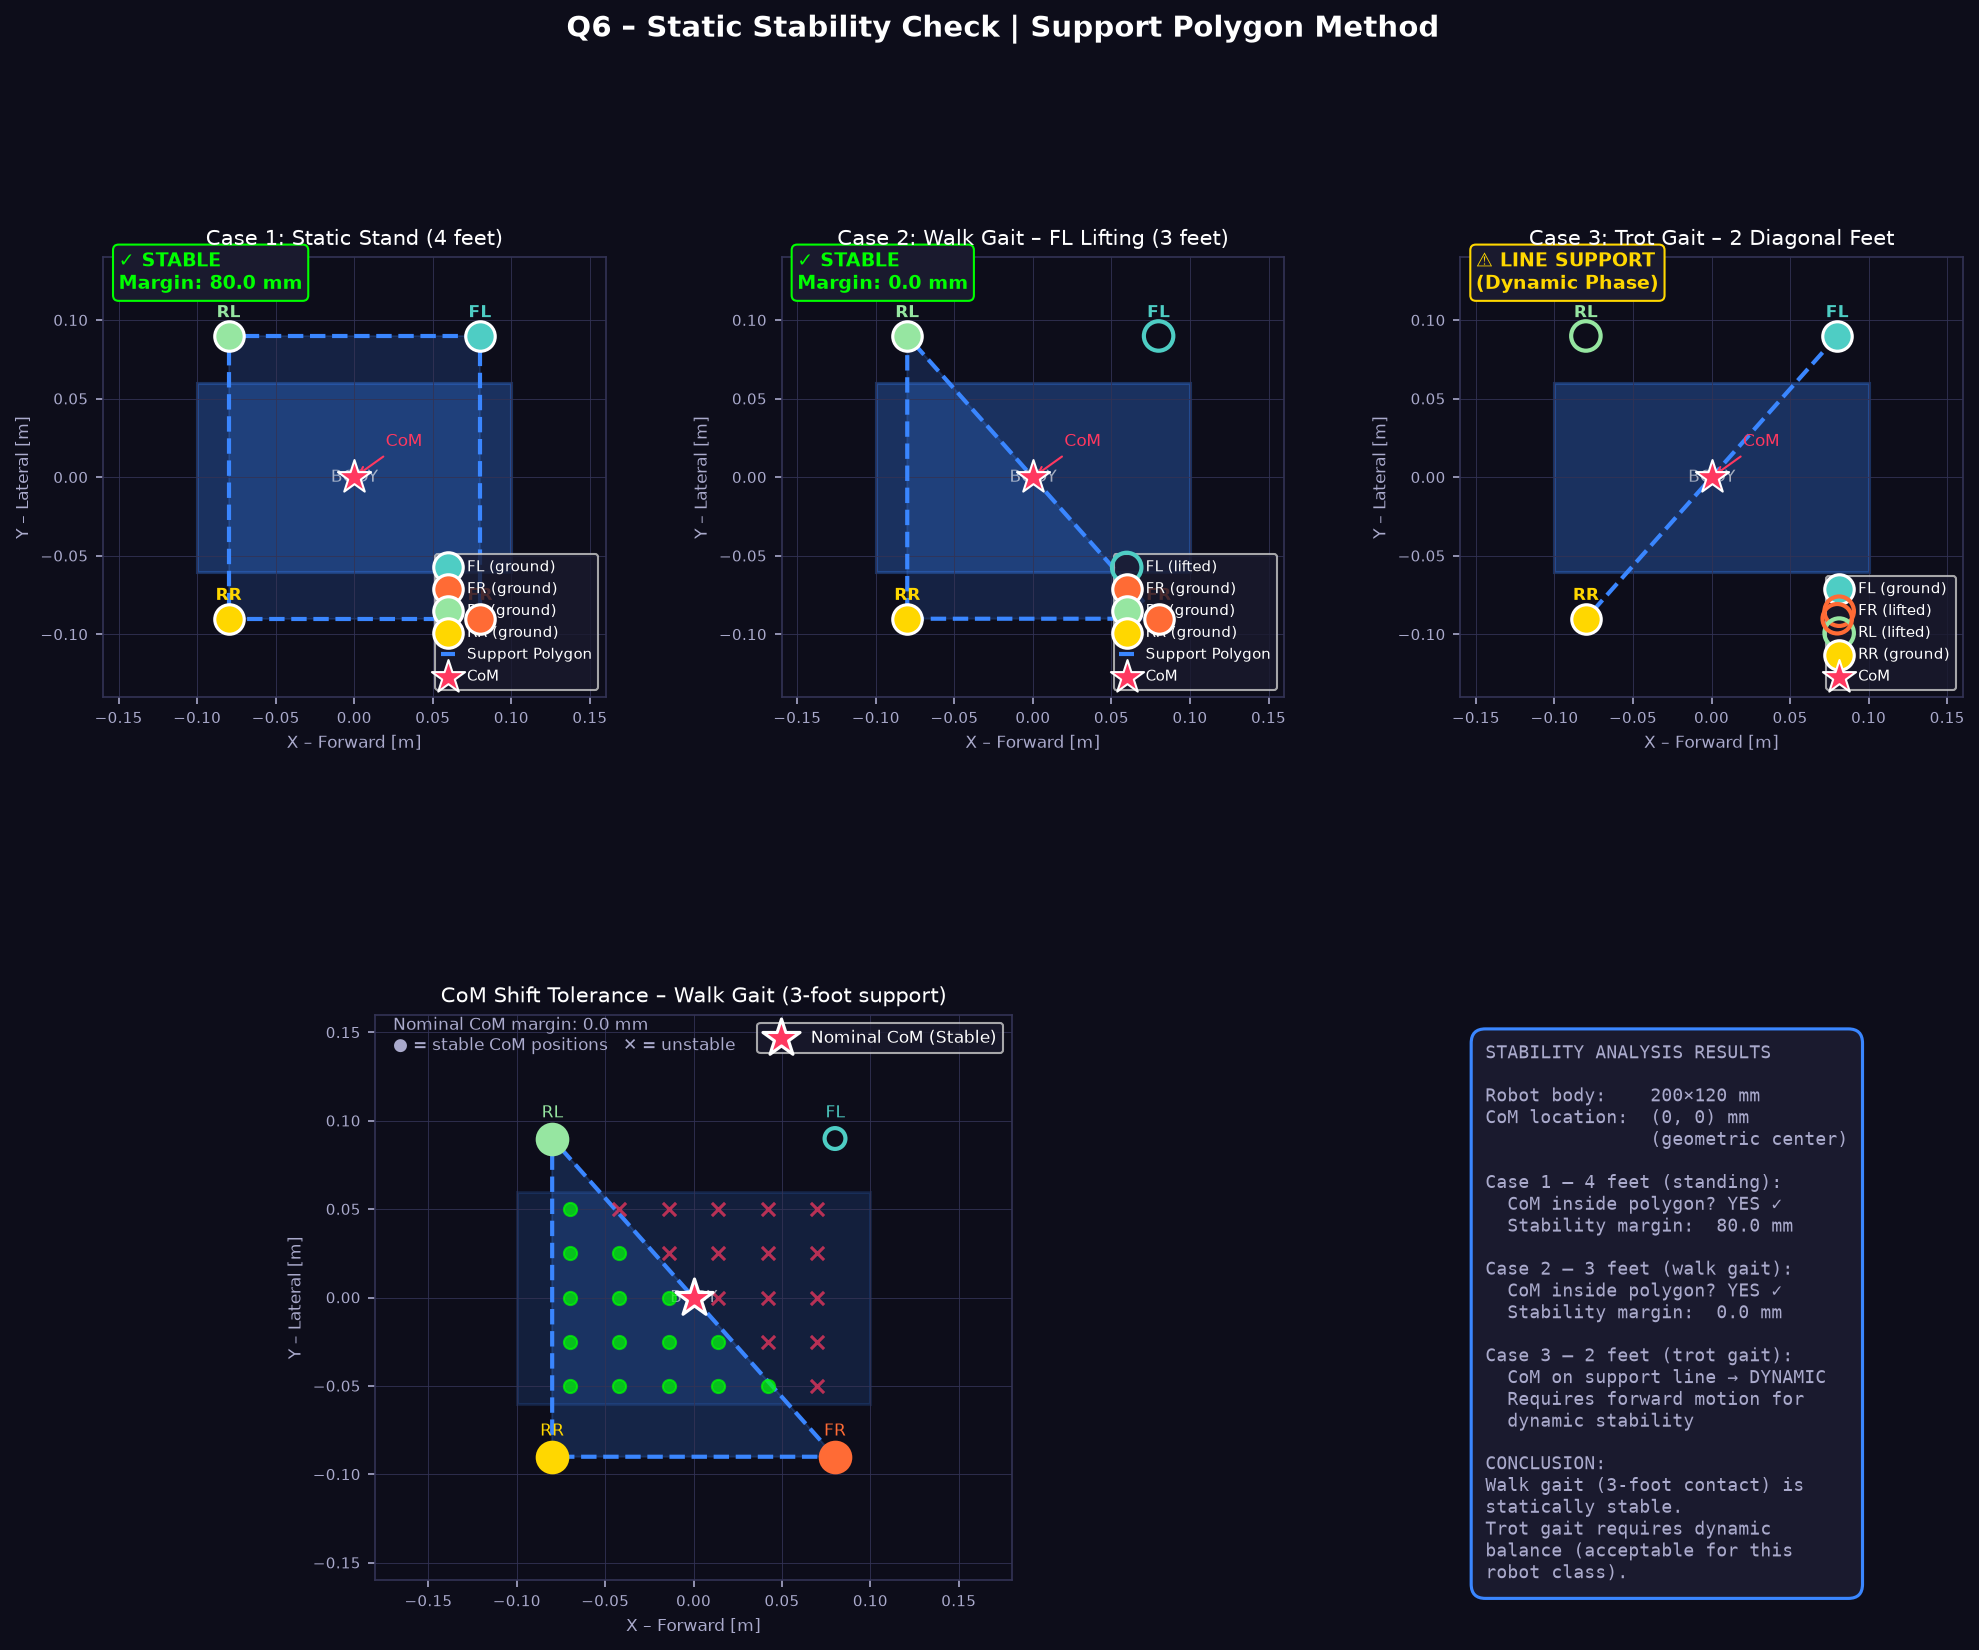

The Python source for this figure:
"""
Q6 – Stability Check
Static stability analysis using support polygon method.
Author: Dhruv Khanna
"""

import numpy as np
import matplotlib
matplotlib.use('Agg')
import matplotlib.pyplot as plt
from matplotlib.gridspec import GridSpec
from matplotlib.patches import Polygon as MplPolygon, FancyArrowPatch
from matplotlib.collections import PatchCollection
import os

OUT_DIR = os.path.dirname(os.path.abspath(__file__))

# ─── Robot Geometry ───────────────────────────────────────────────────────────
BODY_L   = 200e-3   # m  (body length)
BODY_W   = 120e-3   # m  (body width)
THIGH    =  80e-3   # m
SHIN     =  70e-3   # m

# Foot positions on ground (hip outreach + stance geometry)
# Neutral standing: hip angle=0, knee angle=-80°
# foot_x relative to hip = 0 (hip=0) + SHIN*sin(0-80°) ≈ -0.069 m
# But we define foot positions in the body frame (XY plane = ground)
HIP_INSET_X = 20e-3   # hip is 20 mm inward from body end
HIP_SIDE_Y  = 60e-3   # hip is at body edge (half body width)
FOOT_REACH_X = 0.0    # fore-aft reach of foot relative to hip on ground
FOOT_REACH_Y = 30e-3  # lateral reach outward

# Foot X,Y positions in body frame [m]  (Z is ground)
FOOT_POSITIONS_NOMINAL = {
    'FL': np.array([ BODY_L/2 - HIP_INSET_X + FOOT_REACH_X,  HIP_SIDE_Y + FOOT_REACH_Y]),
    'FR': np.array([ BODY_L/2 - HIP_INSET_X + FOOT_REACH_X, -HIP_SIDE_Y - FOOT_REACH_Y]),
    'RL': np.array([-BODY_L/2 + HIP_INSET_X - FOOT_REACH_X,  HIP_SIDE_Y + FOOT_REACH_Y]),
    'RR': np.array([-BODY_L/2 + HIP_INSET_X - FOOT_REACH_X, -HIP_SIDE_Y - FOOT_REACH_Y]),
}

# CoM: geometric center of body (assumed uniform mass distribution)
COM = np.array([0.0, 0.0])

# ─── Support polygon helpers ──────────────────────────────────────────────────
def support_polygon(feet_dict):
    """Return ordered vertices of convex hull of grounded feet."""
    from scipy.spatial import ConvexHull
    pts = np.array(list(feet_dict.values()))
    if len(pts) < 3:
        return pts  # degenerate
    hull = ConvexHull(pts)
    return pts[hull.vertices]

def point_in_polygon(point, polygon):
    """Ray-casting test for point inside convex polygon."""
    from matplotlib.path import Path
    path = Path(np.vstack([polygon, polygon[0]]))
    return path.contains_point(point)

def margin_to_edge(com, polygon):
    """Minimum distance from CoM to any edge of the support polygon."""
    min_dist = np.inf
    n = len(polygon)
    for i in range(n):
        A = polygon[i]
        B = polygon[(i+1) % n]
        AB = B - A
        AP = com - A
        t = np.dot(AP, AB) / np.dot(AB, AB)
        t = np.clip(t, 0, 1)
        proj = A + t * AB
        dist = np.linalg.norm(com - proj)
        min_dist = min(min_dist, dist)
    return min_dist


# ════════════════════════════════════════════════════════════════════════════
# Build figure
# ════════════════════════════════════════════════════════════════════════════
fig = plt.figure(figsize=(16, 12), facecolor='#0D0D1A')
gs  = GridSpec(2, 3, figure=fig, hspace=0.45, wspace=0.35)
fig.suptitle('Q6 – Static Stability Check | Support Polygon Method',
             color='white', fontsize=14, fontweight='bold', y=0.98)

COLORS = {
    'FL': '#4ECDC4', 'FR': '#FF6B35', 'RL': '#96E6A1', 'RR': '#FFD700',
    'com': '#FF3860', 'polygon': '#3A86FF', 'bg': '#0D0D1A', 'grid': '#333355'
}

def setup_ax(ax, title):
    ax.set_facecolor('#0D0D1A')
    ax.set_title(title, color='white', fontsize=10)
    ax.set_xlabel('X – Forward [m]', color='#AAAACC', fontsize=8)
    ax.set_ylabel('Y – Lateral [m]', color='#AAAACC', fontsize=8)
    ax.tick_params(colors='#AAAACC', labelsize=7)
    ax.grid(True, color='#333355', linewidth=0.4)
    ax.spines[:].set_color('#333355')
    ax.set_aspect('equal')
    ax.set_xlim(-0.16, 0.16)
    ax.set_ylim(-0.14, 0.14)

def draw_body(ax, alpha=0.3):
    body = plt.Rectangle((-BODY_L/2, -BODY_W/2), BODY_L, BODY_W,
                          linewidth=1.5, edgecolor='#3A86FF', facecolor='#3A86FF', alpha=alpha)
    ax.add_patch(body)
    ax.text(0, 0, 'BODY', color='white', fontsize=8, ha='center', va='center', alpha=0.6)

def draw_feet_and_polygon(ax, grounded_feet, all_feet, show_com=True, com_pos=None):
    # All feet (hollow = lifted)
    for name, pos in all_feet.items():
        if name in grounded_feet:
            ax.scatter(*pos, s=200, color=COLORS[name], zorder=10,
                       edgecolors='white', linewidths=1.5, label=f'{name} (ground)')
        else:
            ax.scatter(*pos, s=200, facecolors='none', edgecolors=COLORS[name],
                       linewidths=2, zorder=10, label=f'{name} (lifted)', marker='o')
        ax.text(pos[0], pos[1] + 0.012, name, color=COLORS[name],
                fontsize=8, ha='center', fontweight='bold')

    # Support polygon
    if len(grounded_feet) >= 3:
        poly_pts = support_polygon(grounded_feet)
        closed = np.vstack([poly_pts, poly_pts[0]])
        ax.fill(poly_pts[:, 0], poly_pts[:, 1], alpha=0.18, color='#3A86FF')
        ax.plot(closed[:, 0], closed[:, 1], color='#3A86FF', linewidth=2,
                linestyle='--', label='Support Polygon')
        stable = point_in_polygon(COM if com_pos is None else com_pos,
                                  poly_pts)
        margin = margin_to_edge(COM if com_pos is None else com_pos, poly_pts)
        color_txt = 'lime' if stable else '#FF3860'
        ax.text(-0.15, 0.12,
                f'{"✓ STABLE" if stable else "✗ UNSTABLE"}\nMargin: {margin*1000:.1f} mm',
                color=color_txt, fontsize=9, fontweight='bold',
                bbox=dict(boxstyle='round', facecolor='#1A1A2E', edgecolor=color_txt))

    elif len(grounded_feet) == 2:
        pts = np.array(list(grounded_feet.values()))
        ax.plot(pts[:, 0], pts[:, 1], color='#3A86FF', linewidth=2, linestyle='--')
        ax.text(-0.15, 0.12, '⚠ LINE SUPPORT\n(Dynamic Phase)',
                color='#FFD700', fontsize=9, fontweight='bold',
                bbox=dict(boxstyle='round', facecolor='#1A1A2E', edgecolor='#FFD700'))

    # CoM
    cx, cy = (COM if com_pos is None else com_pos)
    ax.scatter(cx, cy, s=280, color='#FF3860', marker='*', zorder=15,
               edgecolors='white', linewidths=1, label='CoM')
    ax.annotate('CoM', xy=(cx, cy), xytext=(cx+0.02, cy+0.02),
                color='#FF3860', fontsize=8,
                arrowprops=dict(arrowstyle='->', color='#FF3860', lw=1))


# ══ Panel 1: All 4 feet (static standing) ══════════════════════════════════
ax1 = fig.add_subplot(gs[0, 0])
setup_ax(ax1, 'Case 1: Static Stand (4 feet)')
draw_body(ax1)
draw_feet_and_polygon(ax1, FOOT_POSITIONS_NOMINAL, FOOT_POSITIONS_NOMINAL)
ax1.legend(facecolor='#1A1A2E', labelcolor='white', fontsize=7, loc='lower right',
           handlelength=1)

# ══ Panel 2: Walk gait – 3 feet (FL lifted) ═════════════════════════════════
ax2 = fig.add_subplot(gs[0, 1])
setup_ax(ax2, 'Case 2: Walk Gait – FL Lifting (3 feet)')
draw_body(ax2)
grounded_3 = {k: v for k, v in FOOT_POSITIONS_NOMINAL.items() if k != 'FL'}
draw_feet_and_polygon(ax2, grounded_3, FOOT_POSITIONS_NOMINAL)
ax2.legend(facecolor='#1A1A2E', labelcolor='white', fontsize=7, loc='lower right',
           handlelength=1)

# ══ Panel 3: Trot gait – 2 diagonal feet ═══════════════════════════════════
ax3 = fig.add_subplot(gs[0, 2])
setup_ax(ax3, 'Case 3: Trot Gait – 2 Diagonal Feet')
draw_body(ax3)
grounded_2 = {k: v for k, v in FOOT_POSITIONS_NOMINAL.items() if k in ('FL', 'RR')}
draw_feet_and_polygon(ax3, grounded_2, FOOT_POSITIONS_NOMINAL)
ax3.legend(facecolor='#1A1A2E', labelcolor='white', fontsize=7, loc='lower right',
           handlelength=1)

# ══ Panel 4: CoM shift analysis (walk gait) ════════════════════════════════
ax4 = fig.add_subplot(gs[1, 0:2])
setup_ax(ax4, 'CoM Shift Tolerance – Walk Gait (3-foot support)')
ax4.set_xlim(-0.18, 0.18)
ax4.set_ylim(-0.16, 0.16)
draw_body(ax4, alpha=0.15)

grounded_walk = {k: v for k, v in FOOT_POSITIONS_NOMINAL.items() if k != 'FL'}
poly_pts = support_polygon(grounded_walk)
closed = np.vstack([poly_pts, poly_pts[0]])
ax4.fill(poly_pts[:, 0], poly_pts[:, 1], alpha=0.2, color='#3A86FF')
ax4.plot(closed[:, 0], closed[:, 1], color='#3A86FF', linewidth=2, linestyle='--')

# Draw all foot positions
for name, pos in FOOT_POSITIONS_NOMINAL.items():
    grounded = name != 'FL'
    ax4.scatter(*pos, s=200 if grounded else 100,
                color=COLORS[name] if grounded else 'none',
                edgecolors=COLORS[name], linewidths=2, zorder=10)
    ax4.text(pos[0], pos[1]+0.012, name, color=COLORS[name], fontsize=8, ha='center')

# Sample CoM positions (shifted)
com_shifts_x = np.linspace(-0.07, 0.07, 6)
com_shifts_y = np.linspace(-0.05, 0.05, 5)
stability_map = []
for cx in com_shifts_x:
    for cy in com_shifts_y:
        c = np.array([cx, cy])
        stable = point_in_polygon(c, poly_pts)
        stability_map.append((cx, cy, stable))

for cx, cy, stable in stability_map:
    ax4.scatter(cx, cy, s=40,
                color='lime' if stable else '#FF3860',
                marker='o' if stable else 'x',
                alpha=0.7, zorder=5)

# Nominal CoM
ax4.scatter(*COM, s=350, color='#FF3860', marker='*', zorder=15,
            edgecolors='white', linewidths=1.5, label='Nominal CoM (Stable)')
ax4.legend(facecolor='#1A1A2E', labelcolor='white', fontsize=8)
margin_nom = margin_to_edge(COM, poly_pts)
ax4.text(-0.17, 0.14,
         f'Nominal CoM margin: {margin_nom*1000:.1f} mm\n'
         f'● = stable CoM positions   ✕ = unstable',
         color='#AAAACC', fontsize=8)

# ══ Panel 5: Summary ═══════════════════════════════════════════════════════
ax5 = fig.add_subplot(gs[1, 2])
ax5.set_facecolor('#0D0D1A')
ax5.axis('off')

stable_4 = point_in_polygon(COM, support_polygon(FOOT_POSITIONS_NOMINAL))
stable_3 = point_in_polygon(COM, support_polygon(grounded_3))
margin_4 = margin_to_edge(COM, support_polygon(FOOT_POSITIONS_NOMINAL))
margin_3 = margin_to_edge(COM, support_polygon(grounded_3))

summary = (
    "STABILITY ANALYSIS RESULTS\n\n"
    f"Robot body:    {BODY_L*1000:.0f}×{BODY_W*1000:.0f} mm\n"
    f"CoM location:  ({COM[0]*1000:.0f}, {COM[1]*1000:.0f}) mm\n"
    f"               (geometric center)\n\n"
    f"Case 1 – 4 feet (standing):\n"
    f"  CoM inside polygon? {'YES ✓' if stable_4 else 'NO ✗'}\n"
    f"  Stability margin:  {margin_4*1000:.1f} mm\n\n"
    f"Case 2 – 3 feet (walk gait):\n"
    f"  CoM inside polygon? {'YES ✓' if stable_3 else 'NO ✗'}\n"
    f"  Stability margin:  {margin_3*1000:.1f} mm\n\n"
    f"Case 3 – 2 feet (trot gait):\n"
    f"  CoM on support line → DYNAMIC\n"
    f"  Requires forward motion for\n"
    f"  dynamic stability\n\n"
    f"CONCLUSION:\n"
    f"Walk gait (3-foot contact) is\n"
    f"statically stable.\n"
    f"Trot gait requires dynamic\n"
    f"balance (acceptable for this\n"
    f"robot class)."
)

ax5.text(0.05, 0.95, summary, transform=ax5.transAxes,
         color='#AAAACC', fontsize=8.5, fontfamily='monospace', va='top',
         bbox=dict(boxstyle='round,pad=0.8', facecolor='#1A1A2E',
                   edgecolor='#3A86FF', linewidth=1.5))

plt.tight_layout(rect=[0, 0, 1, 0.97])
out_path = os.path.join(OUT_DIR, 'Q6_stability_check.png')
fig.savefig(out_path, dpi=150, bbox_inches='tight', facecolor='#0D0D1A')
plt.close(fig)
print(f"  Saved: Q6_stability_check.png")
print("Q6 Done.")
